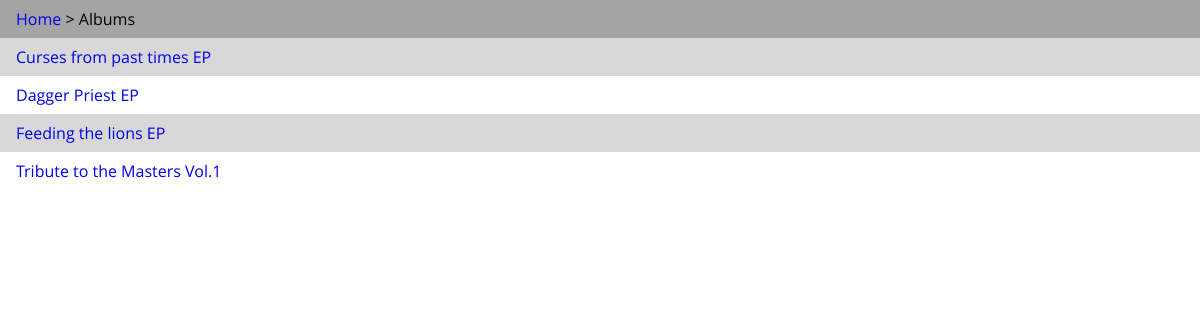
The app's page /album/, older data.
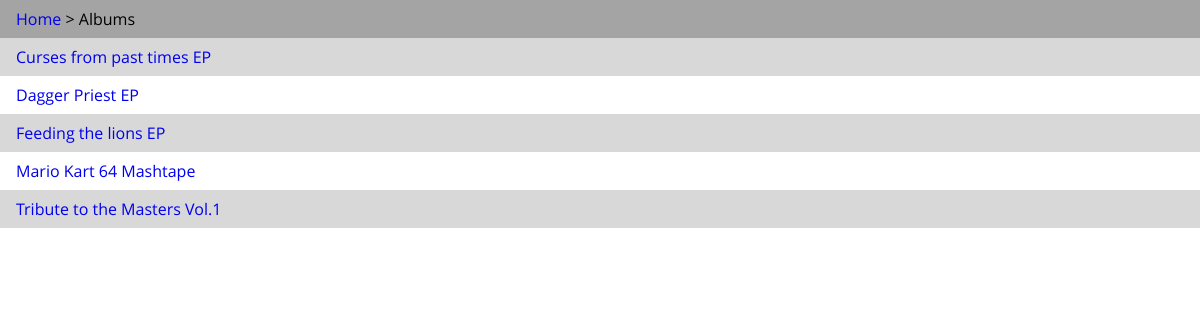
The same page, newer data.
### musicvoting/models.py (models this page shows, shortened)
class Album(models.Model):
    album_name = models.CharField(max_length=100)

### musicvoting/views.py (the view)
# urls.py: url(r'^album/$', views.album, name='album'),
def album(request):
    album_list = Album.objects.order_by('album_name')
    context = {'album_list': album_list}
    return render(request, 'musicvoting/album.html', context)

### musicvoting/templates/musicvoting/album.html (shortened to what this page needs)
{% load staticfiles %}
<link rel="stylesheet" type="text/css" href="{% static 'musicvoting/style.css' %}" />
<div class="content">
	<div id="breadcrumb">
		<ul>
			<li><a href="{% url 'musicvoting:index' %}">Home</a></li>
			<li>Albums</li>
		</ul>
	</div>
	<div class="album_artist_list">
		{% if album_list %}
			<ul>
			{% for album in album_list %}
				<li><a href="{% url 'musicvoting:album_detail' album.id %}">{{ album.album_name }}</a></li>
			{% endfor %}
			</ul>
		{% else %}
			<p>No album are available.</p>
		{% endif %}
	</div>
</div>

### musicvoting/static/musicvoting/style.css (style rules this page uses)
#menu a, #breadcrumb a { text-decoration: none; }
#breadcrumb ul { padding: 0; margin: 0; }
#breadcrumb li { display: inline-block; }
#breadcrumb li + li:before { content: "> "; }
.content { width:100%; }
#breadcrumb { padding: 0.5em 1em; background: none repeat scroll 0 0 #a4a4a4; }
.album_artist_list ul { list-style-type: none; margin: 0; padding: 0; }
.album_artist_list a { padding: 0.5em 1em; display: block; text-decoration: none; }
.album_artist_list li:nth-child(2n+1) { background: none repeat scroll 0 0 #d8d8d8; }

Row changes from the older to the newer data that the page shows:
added Album: album_name "Mario Kart 64 Mashtape"
